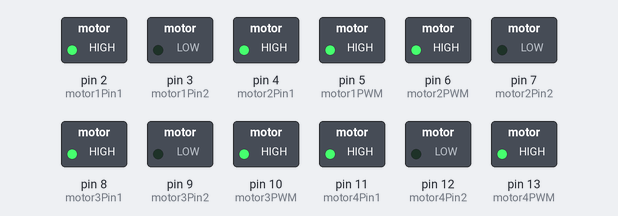
Simulated run of this sketch. Board: Arduino Uno, built with avr-gcc and run on an emulated ATmega328P. On the bench: switched loads named in the sketch (green lamp = pin HIGH).

Above: at 0.1 s.
Timing chart, 0 to 1.6 s (numbered marks = the images above):
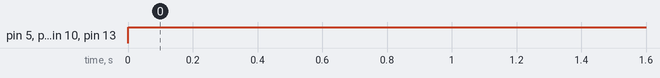

Measured:
- by itself, pin 5 (motor1PWM), pin 6 (motor2PWM), pin 10 (motor3PWM), pin 13 (motor4PWM): LOW → HIGH at 0.00 s

The sketch:

code.ino
```cpp
// Motor 1 pins
const int motor1Pin1 = 2;
const int motor1Pin2 = 3;
const int motor1PWM = 5;

// Motor 2 pins
const int motor2Pin1 = 4;
const int motor2Pin2 = 7;
const int motor2PWM = 6;

// Motor 3 pins
const int motor3Pin1 = 8;
const int motor3Pin2 = 9;
const int motor3PWM = 10;

// Motor 4 pins
const int motor4Pin1 = 11;
const int motor4Pin2 = 12;
const int motor4PWM = 13;

void setup() {
  // Set motor control pins as outputs
  pinMode(motor1Pin1, OUTPUT);
  pinMode(motor1Pin2, OUTPUT);
  pinMode(motor1PWM, OUTPUT);

  pinMode(motor2Pin1, OUTPUT);
  pinMode(motor2Pin2, OUTPUT);
  pinMode(motor2PWM, OUTPUT);

  pinMode(motor3Pin1, OUTPUT);
  pinMode(motor3Pin2, OUTPUT);
  pinMode(motor3PWM, OUTPUT);

  pinMode(motor4Pin1, OUTPUT);
  pinMode(motor4Pin2, OUTPUT);
  pinMode(motor4PWM, OUTPUT);

  // Initialize all motors in the same direction
  digitalWrite(motor1Pin1, HIGH);
  digitalWrite(motor1Pin2, LOW);
  digitalWrite(motor2Pin1, HIGH);
  digitalWrite(motor2Pin2, LOW);
  digitalWrite(motor3Pin1, HIGH);
  digitalWrite(motor3Pin2, LOW);
  digitalWrite(motor4Pin1, HIGH);
  digitalWrite(motor4Pin2, LOW);
}

void loop() {
  // Set all motors to full speed
  analogWrite(motor1PWM, 255);
  analogWrite(motor2PWM, 255);
  analogWrite(motor3PWM, 255);
  analogWrite(motor4PWM, 255);
}
```
